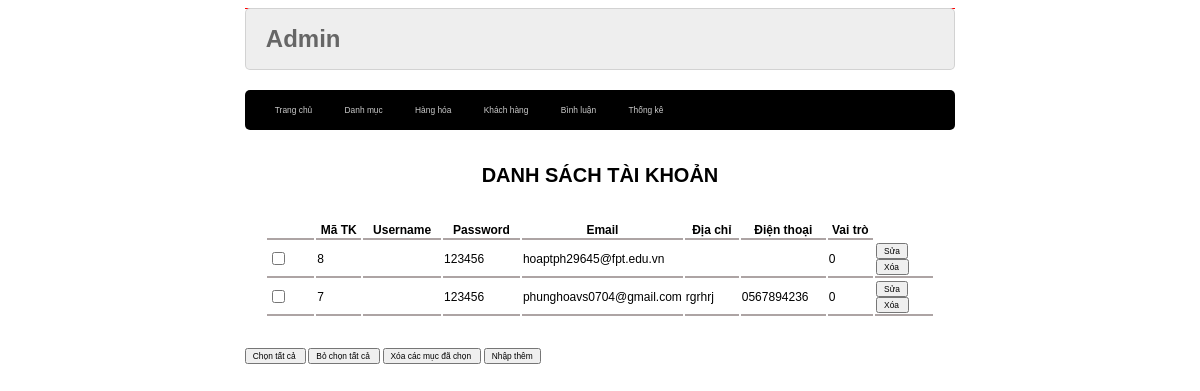
The app's page /admin/index.php?act=dskh with its own data.
### tables this page shows
CREATE TABLE `taikhoan` (
  `id` int(10) NOT NULL,
  `user` varchar(255) NOT NULL,
  `pass` varchar(255) NOT NULL,
  `email` varchar(255) NOT NULL,
  `address` varchar(255) DEFAULT NULL,
  `tel` varchar(50) DEFAULT NULL,
  `role` tinyint(10) NOT NULL DEFAULT 0
);

### model/pdo.php (called while the page is built, shortened)
<?php
function pdo_get_connection(){
    $dburl = "mysql:host=localhost;dbname=duanmau2023;harset=utf8";
    $username = 'root';
    $password = '';
    $conn = new PDO($dburl, $username, $password);
    $conn->setAttribute(PDO::ATTR_ERRMODE, PDO::ERRMODE_EXCEPTION);
    return $conn;
}
function pdo_query($sql){
    $sql_args = array_slice(func_get_args(), 1);
    try{
        $conn = pdo_get_connection();
        $stmt = $conn->prepare($sql);
        $stmt->execute($sql_args);
        $rows = $stmt->fetchAll();
        return $rows;
    }
    catch(PDOException $e){
        throw $e;
    }
    finally{
        unset($conn);
    }
}

### model/taikhoan.php (called while the page is built, shortened)
<?php
    function loadall_taikhoan(){
    $sql=" select * from taikhoan order by id desc";
    $listtaikhoan=pdo_query($sql);
    return $listtaikhoan;
    }
?>

### admin/taikhoan/list.php (the view)
<div class=" row">
            <div class="row frmtitle">
                <Center><h1 style="font-size:20px">DANH SÁCH TÀI KHOẢN</h1>  </Center>
            </div>
            <div class="row mb10 frmdsloai">
                <table>
                    <tr>
                       <th></th>
                        <th>Mã TK </th>
                        <th>Username </th>
                        <th>Password</th>
                        <th>Email </th>
                        <th>Địa chỉ </th>
                        <th>Điện thoại </th>
                        <th>Vai trò</th>
                    </tr>
                    <?php
                    foreach($listtaikhoan as $taikhoan){
                        extract($taikhoan);
                        $suatk="index.php?act=suatk&id=".$id;
                        $xoatk="index.php?act=xoatk&id=".$id;
                        echo '<tr>
                        <td><input type="checkbox" name="" id=""></td>
                        <td> '.$id.' </td>
                        <td> '.$user.' </td>
                        <td> '.$pass.' </td>
                        <td> '.$email.' </td>
                        <td> '.$address.' </td>
                        <td> '.$tel.' </td>
                        <td> '.$role.' </td>
                        <td><a href="'.$suatk.'"><input type="button" value="Sửa"></a> <a href="'.$xoatk.'"> <input type="button" value="Xóa "></a></td>
                    </tr>';
                    }
                    ?>
                </table>
            </div>
            <div class="row mb10">
                <input type="button" value="Chọn tất cả ">
                <input type="button" value="Bỏ chọn tất cả ">
                <input type="button" value="Xóa các mục đã chọn ">
                <a href="index.php?act=addtk"><input type="button" value="Nhập thêm"></a>
            </div>
        </div>

### views/css/style.css (style rules this page uses)
* { box-sizing: border-box; font-family: sans-serif; font-size: 0.7vw; }
.row { float: left; width: 100%; }
.mb10 { margin-bottom: 10px; }
table { padding: 20px; }
th, td { font-size: 1vw; width: 150px; border-bottom: 2px solid rgb(173, 164, 164); }

### records on screen
taikhoan: id "8", pass "123456", email "hoaptph29645@fpt.edu.vn", role "0"
taikhoan: id "7", pass "123456", email "phunghoavs0704@gmail.com", address "rgrhrj", tel "0567894236", role "0"
